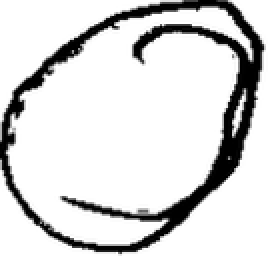
#> input picture data/train/digit_0/0.bmp, 134 x 128 px (shown 2 times larger); its folder holds only this picture in this run
$ python parse_img.py   (Python 2 division)   (older library calls are emulated)
#> lines starting #> are read from the running program, lines starting #| are printed output that depends on the picture
#!usr/bin/env python
__author__="smafjal"

from PIL import Image
import os
import glob
from skimage.io import imread
import numpy as np
import pickle

img_size=28, 28

class ImageReader():
    def __init__(self, dir):
        self.data_dir = dir

    def read_image(self):
        files = os.listdir(self.data_dir)
        image_list = []
        label_list=[]
        for filename in files:
            label = self.get_label(filename)
            if label == -1:
                print "Label is not found"
                continue

            filename = os.path.join(self.data_dir, filename) + "/*.bmp"
            print "Image Label:----> ",label
            for img_file in glob.glob(filename):
                img=Image.open(img_file).convert("L")
#> img is the input picture: PIL image 134x128 L; min 0, max 255, mean 215
                img=img.resize(img_size, Image.ANTIALIAS)
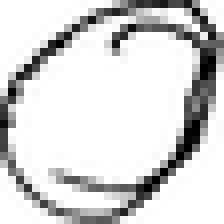
#> img: PIL image 28x28 L (shown 8 times larger); min 0, max 255, mean 212.8
                img=np.array(img,dtype=np.float64).reshape(-1)
#> img = 784 values, max 255 at index 0, min 0 at index 147, mean 212.8
                image_list.append(img)
                a=[0]*10; a[label]=1 # making hot vector
                a=np.array(a,dtype=np.int32)
                label_list.append(a)
#> pass 2 of the loop in read_image, `for filename in files:`:
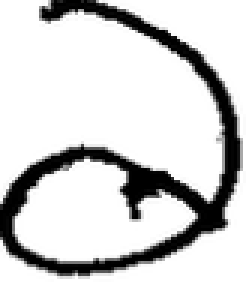
#> input picture data/train/digit_1/0.bmp, 82 x 94 px (shown 3 times larger)
#> in read_image, img is the input picture: PIL image 82x94 L; min 0, max 255, mean 208
#> in read_image, `img=img.resize(img_size, Image.ANTIALIAS)`:
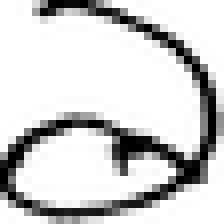
#> img: PIL image 28x28 L (shown 8 times larger); min 0, max 255, mean 206.7
#> in read_image, `img=np.array(img,dtype=np.float64).reshape(-1)`: img = 784 values, max 255 at index 0, min 0 at index 7, mean 206.7
        return np.array(image_list),np.array(label_list)

    def shuffle_data(self,data_x,data_y):
        a=np.arange(len(data_x))
#> a = [0, 1]
        np.random.shuffle(a)
        np.random.shuffle(a)
        data_x=data_x[a]
        data_y=data_y[a]
        return data_x,data_y

    def data_normalization(self,data):
        for i in range(len(data)):
            for j in range(len(data[i])):
                val=((data[i][j]*1.0)/255.0)
                data[i][j]=val
#> this loop made 2 passes
        return data

    def data_normalization2(self,matrix):
        sum = np.sum(matrix)
        if sum > 0.:
            return matrix / sum
        else:
            return matrix

    def get_label(self, filename):
        for i in range(10):
            if int(filename[-1]) == i:
                return i
        return -1

    def save_pickle(self,data,file_name):
        with open(file_name+".pickle","wb") as w:
            pickle.dump(data,w)

def main():
    data = ImageReader("data/train")
    img_data,img_label = data.read_image()
    img_data,img_label=data.shuffle_data(img_data,img_label)
    img_data=data.data_normalization(img_data)

    print "Data saving on pickle format "
    data.save_pickle(img_data,"pickle/img_data")
    data.save_pickle(img_label,"pickle/img_label")

    print "Data-Len: ",len(img_data),len(img_data[0])
#| Data-Len:  2 784

if __name__ == "__main__":
    main()
